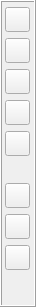
               <widget class="QFrame" name="frame_8">
                <property name="sizePolicy">
                 <sizepolicy hsizetype="Preferred" vsizetype="MinimumExpanding">
                  <horstretch>0</horstretch>
                  <verstretch>0</verstretch>
                 </sizepolicy>
                </property>
                <property name="minimumSize">
                 <size>
                  <width>36</width>
                  <height>164</height>
                 </size>
                </property>
                <property name="maximumSize">
                 <size>
                  <width>36</width>
                  <height>16777215</height>
                 </size>
                </property>
                <property name="autoFillBackground">
                 <bool>true</bool>
                </property>
                <property name="frameShape">
                 <enum>QFrame::Box</enum>
                </property>
                <property name="frameShadow">
                 <enum>QFrame::Raised</enum>
                </property>
                <layout class="QVBoxLayout" name="verticalLayout_28">
                 <property name="spacing">
                  <number>6</number>
                 </property>
                 <property name="leftMargin">
                  <number>3</number>
                 </property>
                 <property name="topMargin">
                  <number>5</number>
                 </property>
                 <property name="rightMargin">
                  <number>3</number>
                 </property>
                 <property name="bottomMargin">
                  <number>5</number>
                 </property>
                 <item>
                  <widget class="QPushButton" name="zoomAllBtn">
                   <property name="sizePolicy">
                    <sizepolicy hsizetype="Fixed" vsizetype="Fixed">
                     <horstretch>0</horstretch>
                     <verstretch>0</verstretch>
                    </sizepolicy>
                   </property>
                   <property name="minimumSize">
                    <size>
                     <width>25</width>
                     <height>25</height>
                    </size>
                   </property>
                   <property name="maximumSize">
                    <size>
                     <width>25</width>
                     <height>25</height>
                    </size>
                   </property>
                   <property name="text">
                    <string/>
                   </property>
                   <property name="icon">
                    <iconset resource="myrc.qrc">
                     <normaloff>:/images/ZoomA.png</normaloff>:/images/ZoomA.png</iconset>
                   </property>
                  </widget>
                 </item>
                 <item>
                  <widget class="QPushButton" name="zoomWinBtn">
                   <property name="sizePolicy">
                    <sizepolicy hsizetype="Fixed" vsizetype="Fixed">
                     <horstretch>0</horstretch>
                     <verstretch>0</verstretch>
                    </sizepolicy>
                   </property>
                   <property name="minimumSize">
                    <size>
                     <width>25</width>
                     <height>25</height>
                    </size>
                   </property>
                   <property name="maximumSize">
                    <size>
                     <width>25</width>
                     <height>25</height>
                    </size>
                   </property>
                   <property name="text">
                    <string/>
                   </property>
                   <property name="icon">
                    <iconset resource="myrc.qrc">
                     <normaloff>:/images/ZoomW.png</normaloff>:/images/ZoomW.png</iconset>
                   </property>
                  </widget>
                 </item>
                 <item>
                  <widget class="QPushButton" name="zoomOutBtn">
                   <property name="sizePolicy">
                    <sizepolicy hsizetype="Fixed" vsizetype="Fixed">
                     <horstretch>0</horstretch>
                     <verstretch>0</verstretch>
                    </sizepolicy>
                   </property>
                   <property name="minimumSize">
                    <size>
                     <width>25</width>
                     <height>25</height>
                    </size>
                   </property>
                   <property name="maximumSize">
                    <size>
                     <width>25</width>
                     <height>25</height>
                    </size>
                   </property>
                   <property name="text">
                    <string/>
                   </property>
                   <property name="icon">
                    <iconset resource="myrc.qrc">
                     <normaloff>:/images/ZoomO.png</normaloff>:/images/ZoomO.png</iconset>
                   </property>
                  </widget>
                 </item>
                 <item>
                  <widget class="QPushButton" name="zoomInBtn">
                   <property name="sizePolicy">
                    <sizepolicy hsizetype="Fixed" vsizetype="Fixed">
                     <horstretch>0</horstretch>
                     <verstretch>0</verstretch>
                    </sizepolicy>
                   </property>
                   <property name="minimumSize">
                    <size>
                     <width>25</width>
                     <height>25</height>
                    </size>
                   </property>
                   <property name="maximumSize">
                    <size>
                     <width>25</width>
                     <height>25</height>
                    </size>
                   </property>
                   <property name="text">
                    <string/>
                   </property>
                   <property name="icon">
                    <iconset resource="myrc.qrc">
                     <normaloff>:/images/ZoomI.png</normaloff>:/images/ZoomI.png</iconset>
                   </property>
                  </widget>
                 </item>
                 <item>
                  <widget class="QPushButton" name="zoomPreBtn">
                   <property name="sizePolicy">
                    <sizepolicy hsizetype="Fixed" vsizetype="Fixed">
                     <horstretch>0</horstretch>
                     <verstretch>0</verstretch>
                    </sizepolicy>
                   </property>
                   <property name="minimumSize">
                    <size>
                     <width>25</width>
                     <height>25</height>
                    </size>
                   </property>
                   <property name="maximumSize">
                    <size>
                     <width>25</width>
                     <height>25</height>
                    </size>
                   </property>
                   <property name="text">
                    <string/>
                   </property>
                   <property name="icon">
                    <iconset resource="myrc.qrc">
                     <normaloff>:/images/ZoomP.png</normaloff>:/images/ZoomP.png</iconset>
                   </property>
                  </widget>
                 </item>
                 <item>
                  <spacer name="verticalSpacer_2">
                   <property name="orientation">
                    <enum>Qt::Vertical</enum>
                   </property>
                   <property name="sizeType">
                    <enum>QSizePolicy::Fixed</enum>
                   </property>
                   <property name="sizeHint" stdset="0">
                    <size>
                     <width>20</width>
                     <height>21</height>
                    </size>
                   </property>
                  </spacer>
                 </item>
                 <item>
                  <widget class="QPushButton" name="axisBtn">
                   <property name="sizePolicy">
                    <sizepolicy hsizetype="Fixed" vsizetype="Fixed">
                     <horstretch>0</horstretch>
                     <verstretch>0</verstretch>
                    </sizepolicy>
                   </property>
                   <property name="minimumSize">
                    <size>
                     <width>25</width>
                     <height>25</height>
                    </size>
                   </property>
                   <property name="maximumSize">
                    <size>
                     <width>25</width>
                     <height>25</height>
                    </size>
                   </property>
                   <property name="text">
                    <string/>
                   </property>
                   <property name="icon">
                    <iconset resource="myrc.qrc">
                     <normaloff>:/images/Axes.png</normaloff>:/images/Axes.png</iconset>
                   </property>
                  </widget>
                 </item>
                 <item>
                  <widget class="QPushButton" name="captureBtn">
                   <property name="sizePolicy">
                    <sizepolicy hsizetype="Fixed" vsizetype="Fixed">
                     <horstretch>0</horstretch>
                     <verstretch>0</verstretch>
                    </sizepolicy>
                   </property>
                   <property name="minimumSize">
                    <size>
                     <width>25</width>
                     <height>25</height>
                    </size>
                   </property>
                   <property name="maximumSize">
                    <size>
                     <width>25</width>
                     <height>25</height>
                    </size>
                   </property>
                   <property name="text">
                    <string/>
                   </property>
                   <property name="icon">
                    <iconset resource="myrc.qrc">
                     <normaloff>:/images/Capture.png</normaloff>:/images/Capture.png</iconset>
                   </property>
                  </widget>
                 </item>
                 <item>
                  <widget class="QPushButton" name="exportHiResBtn">
                   <property name="sizePolicy">
                    <sizepolicy hsizetype="Fixed" vsizetype="Fixed">
                     <horstretch>0</horstretch>
                     <verstretch>0</verstretch>
                    </sizepolicy>
                   </property>
                   <property name="minimumSize">
                    <size>
                     <width>25</width>
                     <height>25</height>
                    </size>
                   </property>
                   <property name="maximumSize">
                    <size>
                     <width>25</width>
                     <height>25</height>
                    </size>
                   </property>
                   <property name="text">
                    <string/>
                   </property>
                   <property name="icon">
                    <iconset resource="myrc.qrc">
                     <normaloff>:/images/Export_image.png</normaloff>:/images/Export_image.png</iconset>
                   </property>
                  </widget>
                 </item>
                 <item>
                  <spacer name="verticalSpacer_3">
                   <property name="orientation">
                    <enum>Qt::Vertical</enum>
                   </property>
                   <property name="sizeHint" stdset="0">
                    <size>
                     <width>20</width>
                     <height>30</height>
                    </size>
                   </property>
                  </spacer>
                 </item>
                </layout>
               </widget>
